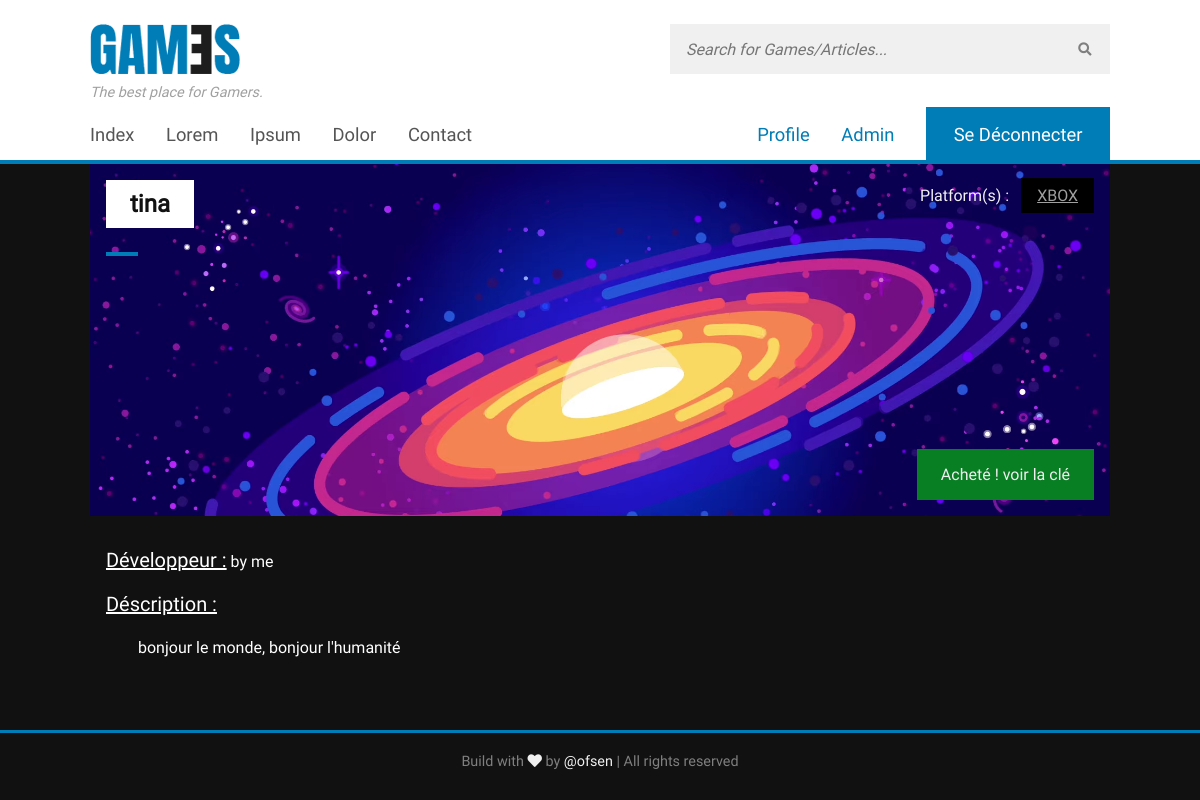
The app's page /GAMES/public/index.php?p=games.show&id=6 (signed in), older data.
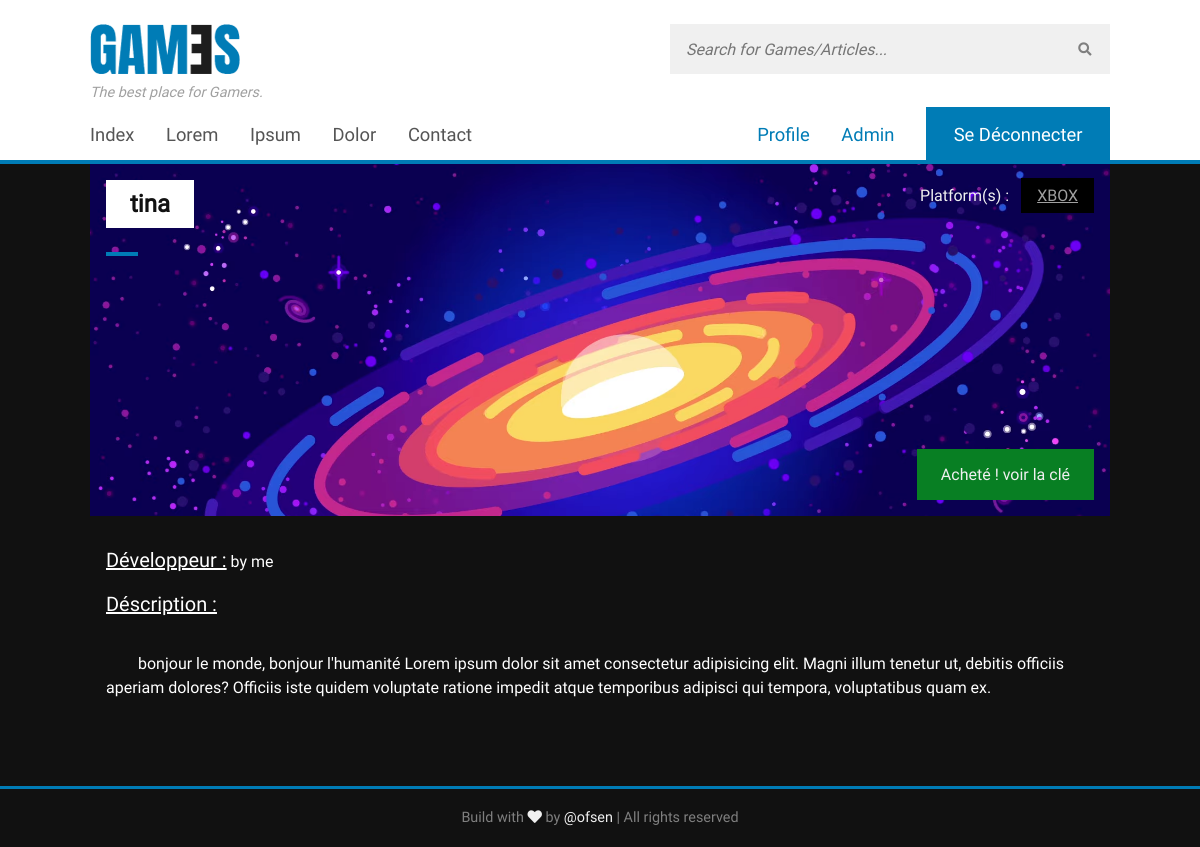
The same page, newer data.
### tables this page shows
CREATE TABLE IF NOT EXISTS `games` (
  `id` int(11) NOT NULL AUTO_INCREMENT,
  `titre` varchar(255) DEFAULT NULL,
  `img` varchar(255) NOT NULL,
  `descr` text,
  `dev` varchar(255) DEFAULT NULL,
  `dat` datetime DEFAULT NULL,
  `plat_id` int(11) DEFAULT NULL,
  PRIMARY KEY (`id`)
);

CREATE TABLE IF NOT EXISTS `platforms` (
  `id` int(11) NOT NULL AUTO_INCREMENT,
  `nom` varchar(255) DEFAULT NULL,
  `img` varchar(255) DEFAULT NULL,
  PRIMARY KEY (`id`)
);

### GAMES/app/App.php (called while the page is built, shortened)
<?php
class App {
	private $db_instance;
	private static $_instance;
	public static function getInstance() {
		if(is_null(self::$_instance)) {
			self::$_instance = new App();
		}
		return self::$_instance;
	}
	public static function load() {
		require ROOT . '/app/Autoloader.php';
		require ROOT . '/core/Autoloader.php';
	}
	public function getTable($name) {
		return new $class_name($this->getDb());
	}
	public function getDb() {
		$config = Config::getInstance(ROOT . '/config/config.php');
		if (is_null($this->db_instance)) {
			$this->db_instance = new MysqlDatabase($config->get('db_name'), $config->get('db_user'), $config->get('db_pass'), $config->get('db_host'));
		}
		return $this->db_instance;
	}
}
?>

### GAMES/app/Autoloader.php (called while the page is built, shortened)
<?php
class Autoloader {
	static function autoload($class) {
		if(strpos($class, __NAMESPACE__ . '\\') === 0) {
			$class = str_replace(__NAMESPACE__ . '\\', '', $class);
			$class = str_replace('\\', '/', $class);
		}
	}
}

### GAMES/core/Autoloader.php (called while the page is built, shortened)
<?php
class Autoloader {
	static function autoload($class) {
		if(strpos($class, __NAMESPACE__ . '\\') === 0) {
			$class = str_replace(__NAMESPACE__. '\\', '', $class);
			$class = str_replace('\\', '/', $class);
		}
	}
}

### GAMES/config/config.php (called while the page is built)
<?php
return array(
    "db_user" => "root",
    "db_pass" => "",
    "db_host" => "localhost",
    "db_name" => "games"
);

### GAMES/core/Config.php (called while the page is built, shortened)
<?php
class Config {
	private $settings = [];
	private static $_instance;
	public static function getInstance($file) {
		if(is_null(self::$_instance)) {
			self::$_instance = new Config($file);
		}
		return self::$_instance;
	}
	public function __construct($file) {
		$this->settings = require($file);
	}
	public function get($key) {
		return $this->settings[$key];
	}
}

### GAMES/core/Table/Table.php (called while the page is built, shortened)
<?php
class Table {
	protected $db;
	public function __construct(Database $db) {
		$this->db = $db;
	}
	public function query($statement, $attributes = null, $one = false) {
		if($attributes) {
			return $this->db->prepare($statement, $attributes, str_replace('Table', 'Entity', get_class($this)), $one);
		} else {
			return $this->db->query($statement, str_replace('Table', 'Entity', get_class($this)), $one);
		}
	}
}
?>

### GAMES/core/Database/MysqlDatabase.php (called while the page is built, shortened)
<?php
class MysqlDatabase extends Database {
	private $db_user;
	private $db_pass;
	private $db_host;
	private $pdo;
	public function __construct($db_name, $db_user = 'root', $db_pass = '', $db_host = 'localhost') {
		$this->db_user = $db_user;
		$this->db_pass = $db_pass;
		$this->db_host = $db_host;
	}
	private function getPDO() {
		if ($this->pdo === null) {
			$pdo = new PDO('mysql:dbname=games;host=' . $this->db_host, $this->db_user, $this->db_pass);
			$pdo->setAttribute(PDO::ATTR_ERRMODE, PDO::ERRMODE_WARNING);
			$this->pdo = $pdo;
		}
		return $this->pdo;
	}
	public function query($statement, $class_name = null, $one = false){
		$req = $this->getPDO()->query($statement);
		if($class_name === null) {
			$req->setFetchMode(PDO::FETCH_OBJ);
		} else {
			$req->setFetchMode(PDO::FETCH_CLASS, $class_name);
		}
		if ($one) {
			$datas = $req->fetch();
		} else {
			$datas = $req->fetchAll();
		}
		return $datas;
	}
	public function prepare($statement, $attributes, $class_name = null, $one = false) {
		$req = $this->getPDO()->prepare($statement);
		$res = $req->execute($attributes);
		if($class_name === null) {
			$req->setFetchMode(PDO::FETCH_OBJ);
		} else {
			$req->setFetchMode(PDO::FETCH_CLASS, $class_name);
		}
		if ($one) {
			$datas = $req->fetch();
		} else {
			$datas = $req->fetchAll();
		}
		return $datas;
	}
}

### GAMES/app/Table/GameTable.php (called while the page is built, shortened)
<?php
class GameTable extends Table {
	public function findWithPlat($id) {
		return $this->query("
				SELECT games.id, games.titre, games.img, games.descr, games.dev, platforms.nom as platform
				FROM games
				LEFT JOIN platforms ON plat_id = platforms.id
				WHERE games.id = ?", [$id], true);
	}
}
?>

### GAMES/app/Table/PlatformTable.php (called while the page is built, shortened)
<?php
class PlatformTable extends Table {
	public function platIdByName($platName) {
		return $this->query("SELECT id FROM platforms WHERE nom = ?", [$platName], true);
	}
}
?>

### GAMES/pages/games/show.php (the view, shortened to what this page needs)
<?php
$app = App::getInstance();
$game = $app->getTable('Game')->findWithPlat($_GET['id']);
$plat = $app->getTable('Platform')->platIdByName($game->platform);
$id_game = htmlspecialchars($_GET['id']);
$id_user = null;
$check = false;
if(isset($_SESSION['auth'])) {
	$id_user = htmlspecialchars($_SESSION['auth']);
	$check = App::getInstance()->getTable('Achat')->query("SELECT gamekey FROM achat WHERE id_user = $id_user AND id_game = $id_game");
}
?>
<div class="single">
	<div class="head" style="background-image: url(<?= $img = (empty($game->img)) ? "./img/game/default.jpg" : $game->img; ?>);">
		<h4><?= $game->titre; ?></h4>
		<hr>
		<span>Platform(s) : <a href="?p=games.platform&id=<?= $plat->id; ?>"><?= $game->platform; ?></a></span>
		<?php if($check) { ?>
			<button class="keyButton" id="keyButton" onclick="key()">
				Acheté ! voir la clé
			</button>
		<?php } else { ?>
			<button class="acheter" id="acheter"<?= $buy = (!empty($id_user)) ? "onclick=\"buy()\"" : "onclick=\"loginShow()\"" ; ?> >
				Acheter
			</button>
		<?php } ?>
	</div>
	<div class="desc">
		<h5 style="display: inline-block;">Développeur : </h5><span> <?= $game->dev; ?></span>
		<h5>Déscription :</h5>
		<p><?= html_entity_decode($game->descr, ENT_QUOTES | ENT_XML1, 'UTF-8'); ?></p>
	</div>
</div>

Row changes from the older to the newer data that the page shows:
changed games "tina": descr "bonjour le monde, bonjour l'humanité" → "bonjour le monde, bonjour l'humanité Lorem ipsum dolor sit amet consectetur adipisicing elit. Magni illum tenetur ut, debitis officiis aperiam dolores? Officiis iste quidem voluptate ratione impedit atque temporibus adipisci qui tempora, voluptatibus quam ex."
